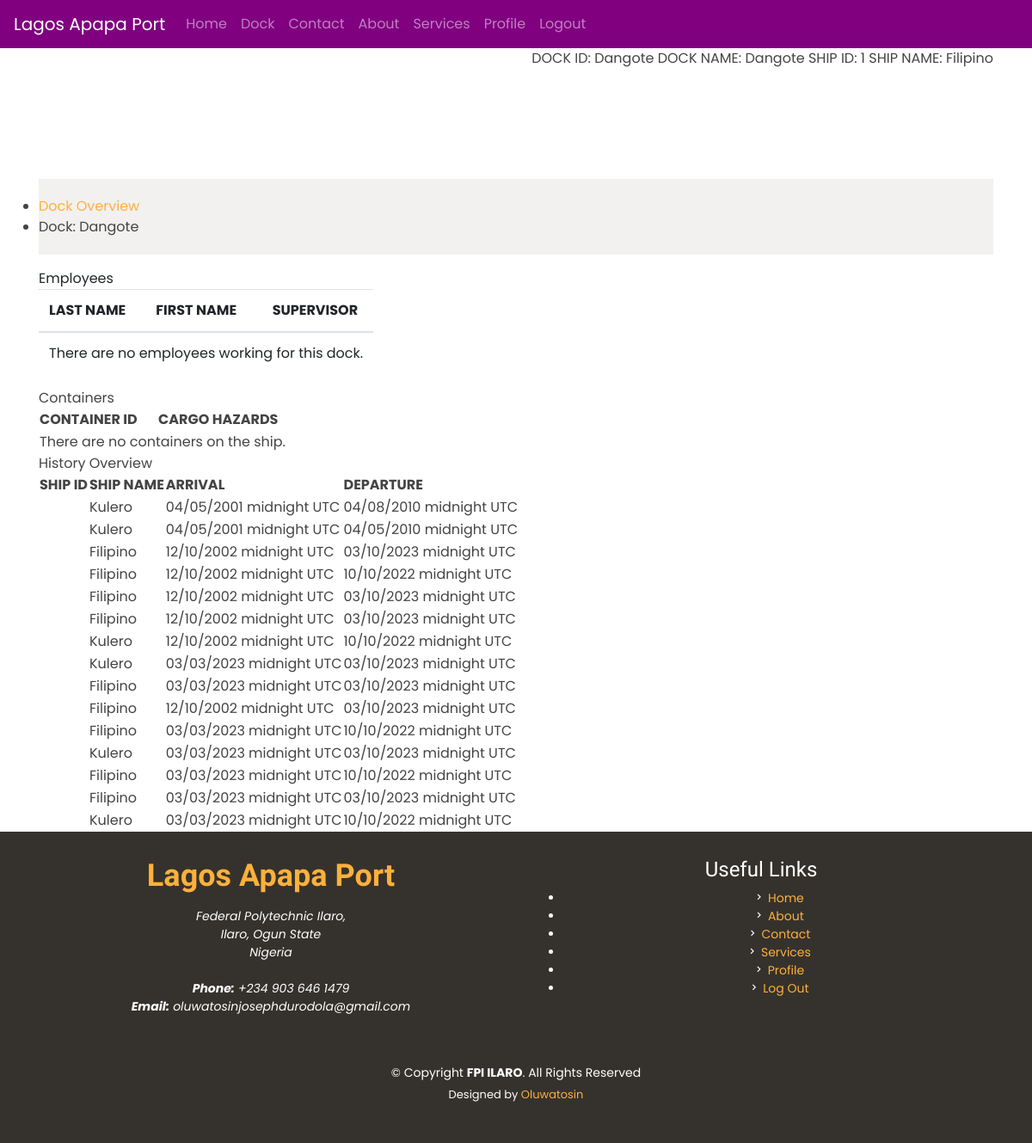
/dock/1/detail/ (signed in), run on the app's committed database.
### ship/models.py (models this page shows, shortened)
class Dock(models.Model):
    name = models.CharField(max_length=50, null=True, blank=True)
    docked_ship = models.OneToOneField('Ship', related_name='dock', null=True, on_delete=models.SET_NULL)
    created_at = models.DateTimeField(auto_now_add=True, editable=False)
    updated_at = models.DateTimeField(auto_now=True, editable=False)
    def __str__(self):
        name = self.name if self.name else '--'
        return '%s' % (self.name)

class Ship(models.Model):
    name = models.CharField(max_length=50, null=True, blank=True)
    captain = models.ForeignKey('ShipCaptain', blank=True, null=True,\
                                on_delete=models.SET_NULL)
    image = models.ImageField(upload_to='ship')
    created_at = models.DateTimeField(auto_now_add=True, editable=False)
    updated_at = models.DateTimeField(auto_now=True, editable=False)

class DockManifest(models.Model):
    dock = models.ForeignKey(Dock,  on_delete=models.CASCADE,
                                     related_name='manifests')
    ship = models.ForeignKey('Ship', on_delete=models.CASCADE)
    arrival = models.DateTimeField(help_text='yyyy-mm-dd')
    departure = models.DateTimeField(null=True, blank=True, help_text='yyyy-mm-dd')
    current_position = models.CharField(max_length=2, choices=State.choices,
                                        default=State.not_offloaded)
    timestamp = models.DateTimeField(auto_now_add=True, editable=False)
    created_at = models.DateTimeField(auto_now_add=True, editable=False)
    updated_at = models.DateTimeField(auto_now=True, editable=False)
    class Meta:
        ordering = ('-timestamp',)

### ship/views.py (the view)
# urls.py: path('dock/<int:pk>/detail/', DockDetail.as_view(), name='dock_detail'),
class DockDetail(LoginRequiredMixin, generic.DetailView):
    model = Dock
    template_name = 'ship/dock_details.html'

### ship/templates/ship/dock_details.html (shortened to what this page needs)
{% extends 'base.html' %}
{% block dock-details %}
 <div class="container">
    <div class="columns text-right">
        <div class="dock-details-container">
            <span class="details-group">
                <label> DOCK ID:</label>
                <span>
                    {{ object }}
                </span>
            </span>
            <span class="details-group">
                <label> DOCK NAME:</label>
                <span>
                    {% if object.name %}
                        {{ dock.name }}
                    {% else %}
                        --
                    {% endif %}
                </span>
            </span>
            <span class="details-group">
                <label> SHIP ID:</label>
                <span>
                    {% if dock.docked_ship.id %}
                        {{ dock.docked_ship.id }}
                    {% else %}
                        --
                    {% endif %}
                </span>
            </span>
            <span class="details-group">
                <label> SHIP NAME:</label>
                <span>
                    {% if dock.docked_ship.name %}
                        {{ dock.docked_ship.name }}
                    {% else %}
                        --
                    {% endif %}
                </span>
            </span>
        </div>
    </div>
{% endblock %}
{% block content %}
    <nav aria-label="breadcrumbs" role="navigation">
      <ul class="breadcrumbs">
        <li class="breadcrumbs-item"><a href="{% url 'ship:overview' %}">Dock Overview</a></li>
        <li class="breadcrumbs-item active" aria-current="page">Dock: {{ object}}</li>
      </ul>
    </nav>
    <div class="table table-responsive">
        <div class="table-title"> Employees </div>
        <table class="unstriped">
            <thead>
                <tr>
                    <th>LAST NAME</th>
                    <th>FIRST NAME</th>
                    <th class="text-center">SUPERVISOR</th>
                </tr>
            </thead>
            <tbody>
                {% for employee in dock.employees.all %}
                    <tr class="non-link-row">
                        <td> {{ employee.person.user.last_name }} </td>
                        <td> {{ employee.person.user.first_name }} </td>
                        <td class="symbols-cell text-center">
                            {% if employee.is_supervisor %}
                               <i class="fa fa-check fa-fw" aria-hidden="true"></i>
                            {% else %}
                                <i class="fa fa-times fa-fw" aria-hidden="true"></i>
                            {% endif %}
                        </td>
                    </tr>
                {% empty %}
                    <tr class="non-link-row">
                        <td class="text-center" colspan="3">
                            There are no employees working for this dock.
                        </td>
                    </tr>
                {% endfor %}
            </tbody>
        </table>
    </div>
    <div class="table-wrapper">
        <div class="table-title"> Containers </div>
        <table class="unstriped">
            <thead>
                <tr>
                    <th>CONTAINER ID</th>
                    <th class="text-center">CARGO HAZARDS</th>
                </tr>
            </thead>
            <tbody>
                {% for container in object.docked_ship.containers.all %}
                    <tr class="non-link-row">
                        <td> {{ container.container_id }} </td>
                        <td class="symbols-cell text-center">
                            {% for hazard in container.hazards.all %}
                                <i class="fa {{ hazard.web_icon }} fa-fw" aria-hidden="true"></i>
                            {% empty %}
                                --
                            {% endfor %}
                        </td>
                    </tr>
                {% empty %}
                    <tr class="non-link-row">
                        <td class="text-center" colspan="2">
                            {% if dock.docked_ship %}
                                There are no containers on the ship.
                            {% else %}
                                There is no ship docked at the moment.
                            {% endif %}
                        </td>
                    </tr>
                {% endfor %}
            </tbody>
        </table>
    </div>
    <div class="table-wrapper">
        <div class="table-title"> History Overview </div>
        <table class="unstriped">
            <thead>
                <tr>
                    <th>SHIP ID</th>
                    <th>SHIP NAME</th>
                    <th>ARRIVAL</th>
                    <th>DEPARTURE</th>
                </tr>
            </thead>
            <tbody>
                {% for manifests in dock.manifests.all %}
                <tr class="non-link-row">
                    <td> {{ manifests.ship.ship_id }} </td>
                    <td> {{ manifests.ship.name }} </td>
                    <td> {{ manifests.arrival | date:'SHORT_DATETIME_FORMAT' }} UTC </td>
                    <td>
                        {% if manifests.departure %}
                            {{ manifests.departure | date:'SHORT_DATETIME_FORMAT'}} UTC
                        {% else %}
                            --
                        {% endif %}
                    </td>
                </tr>
                {% empty %}
                    <tr class="non-link-row">
                        <td class="text-center" colspan="4">
                            There are no manifests available for this dock.
                        </td>
                    </tr>
                {% endfor %}
            </tbody>
        </table>
    </div>
    </div>
{% endblock %}

### static/assets/css/style.css (style rules this page uses)
body { font-family: "Poppins", sans-serif; color: #444444; }
a { color: #ffb03b; }
.breadcrumbs { padding: 20px 0; background-color: #f2f1ef; min-height: 40px; margin-top: 120px; }

### data on the page
Dock: name "Dangote", docked_ship.id "1", docked_ship.name "Filipino"
DockManifest: ship.name "Kulero", arrival "04/05/2001 midnight", departure "04/08/2010 midnight"
DockManifest: ship.name "Kulero", arrival "04/05/2001 midnight", departure "04/05/2010 midnight"
DockManifest: ship.name "Filipino", arrival "12/10/2002 midnight", departure "03/10/2023 midnight"
DockManifest: ship.name "Filipino", arrival "12/10/2002 midnight", departure "10/10/2022 midnight"
DockManifest: ship.name "Filipino", arrival "12/10/2002 midnight", departure "03/10/2023 midnight"
DockManifest: ship.name "Filipino", arrival "12/10/2002 midnight", departure "03/10/2023 midnight"
DockManifest: ship.name "Kulero", arrival "12/10/2002 midnight", departure "10/10/2022 midnight"
DockManifest: ship.name "Kulero", arrival "03/03/2023 midnight", departure "03/10/2023 midnight"
DockManifest: ship.name "Filipino", arrival "03/03/2023 midnight", departure "03/10/2023 midnight"
DockManifest: ship.name "Filipino", arrival "12/10/2002 midnight", departure "03/10/2023 midnight"
DockManifest: ship.name "Filipino", arrival "03/03/2023 midnight", departure "10/10/2022 midnight"
DockManifest: ship.name "Kulero", arrival "03/03/2023 midnight", departure "03/10/2023 midnight"
DockManifest: ship.name "Filipino", arrival "03/03/2023 midnight", departure "10/10/2022 midnight"
DockManifest: ship.name "Filipino", arrival "03/03/2023 midnight", departure "03/10/2023 midnight"
DockManifest: ship.name "Kulero", arrival "03/03/2023 midnight", departure "10/10/2022 midnight"
